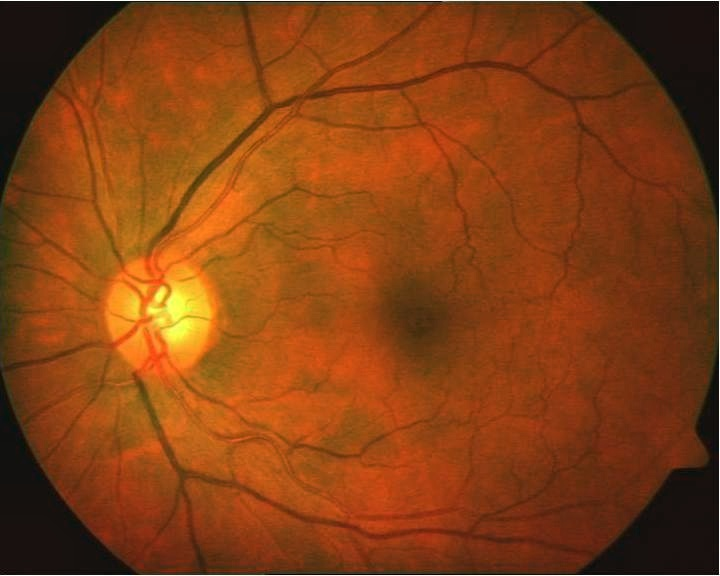
#> input picture 217.jpg, 720 x 576 px, given as the content of the folder /home/mac/Desktop/clahe, which was not available
$ python tot.py   (Python 2 division)   (older library calls are emulated)
#> lines starting #> are read from the running program, lines starting #| are printed output that depends on the picture; pictures that were not available may be replaced by others from this repository, and a replacement may not be noted
import numpy as np
import cv2 as cv
import cv2
import glob
images = [cv2.imread(file) for file in glob.glob("/home/mac/Desktop/clahe/*.jpg")]
#> images = 1 item
for i in range(0,15):
		img = images[i]
#> img is the input picture: shape (576, 720, 3); mean B, G, R 19.9, 64.5, 133.5
		Z = img.reshape((-1,3))
		# convert to np.float32
		Z = np.float32(Z)
		# define criteria, number of clusters(K) and apply kmeans()
		criteria = (cv.TERM_CRITERIA_EPS + cv.TERM_CRITERIA_MAX_ITER, 10, 1.0)
		K = 2
		ret,label,center=cv.kmeans(Z,K,None,criteria,10,cv.KMEANS_RANDOM_CENTERS)
#> ret = 804667535.7; center = [[22.18, 79.81, 165.6], [16.33, 40.65, 83.42]]
		# Now convert back into uint8, and make original image
		center = np.uint8(center)
#> center = [[22, 79, 165], [16, 40, 83]]
		res = center[label.flatten()]
		res2 = res.reshape((img.shape))
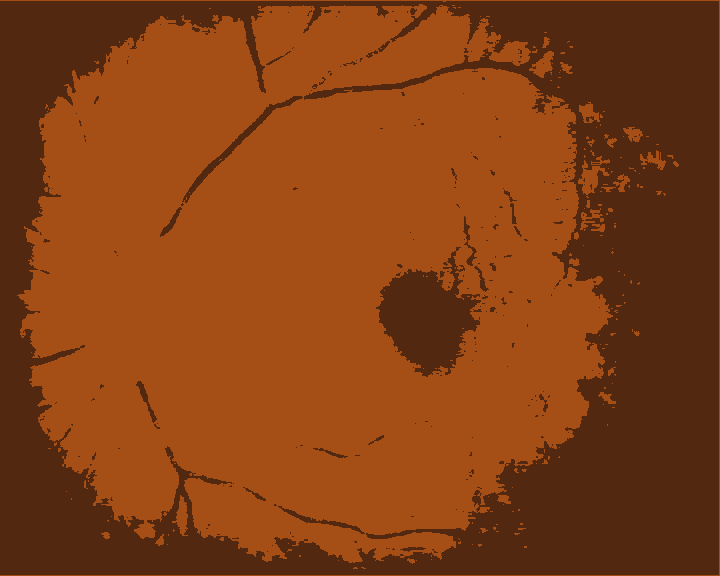
#> res2: shape (576, 720, 3); mean B, G, R 19.7, 63.7, 132.9
		cv.imshow('res2',res2)
		cv.imwrite('pol1.jpg',res2)


		dim=(250,250)
		source = cv2.imread("pol1.jpg",0)
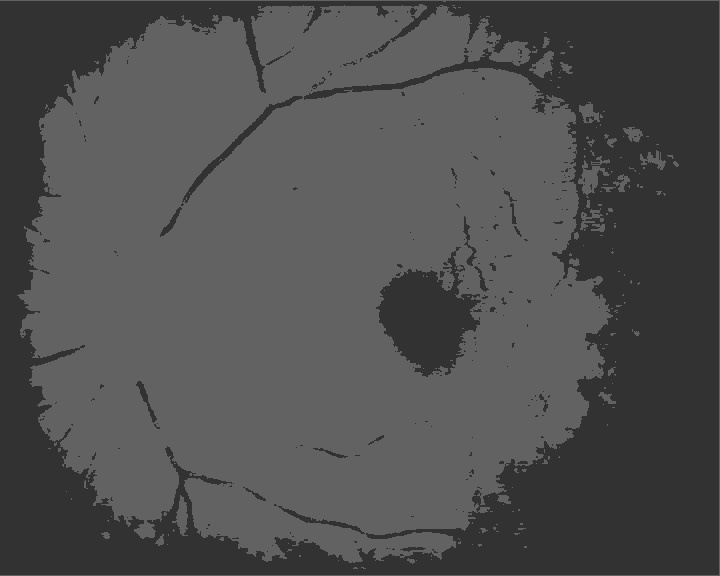
#> source: shape (576, 720); min 41, max 106, mean 79.2
		source=cv2.resize(source, dim, interpolation = cv2.INTER_AREA)
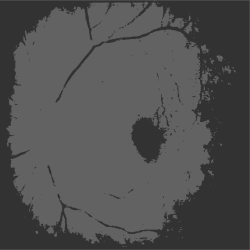
#> source: shape (250, 250); min 49, max 99, mean 79.2
		img64_float = source.astype(np.float64)
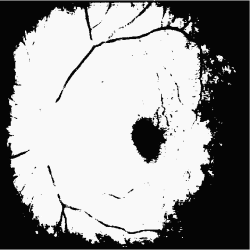
#> img64_float: shape (250, 250) float64; min 49, max 99, mean 79.2; drawn with min black and max white

		Mvalue = np.sqrt(((img64_float.shape[0]/2)**2.0)+((img64_float.shape[1]/2)**2.0))
#> Mvalue = 176.8


		ploar_image = cv2.linearPolar(img64_float,(img64_float.shape[0]/2, img64_float.shape[1]/2),Mvalue,cv2.WARP_FILL_OUTLIERS)
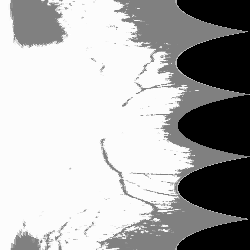
#> ploar_image: shape (250, 250) float64; min 0, max 99, mean 67.7; drawn with min black and max white
		#p2=cv2.LogPolar(img64_float, (img64_float.shape[0]/2, img64_float.shape[1]/2),(40,50) , Mvalue,cv2.INTER_LINEAR+cv2.WARP_FILL_OUTLIERS)
		cartisian_image = cv2.linearPolar(ploar_image, (img64_float.shape[0]/2, img64_float.shape[1]/2),Mvalue, cv2.WARP_INVERSE_MAP)
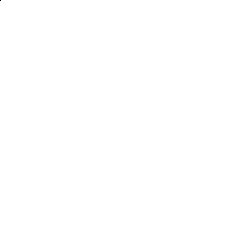
#> cartisian_image: shape (250, 250) float64; min -1.53e+304, max 99, mean -2.45e+299; drawn with min black and max white

		cartisian_image = cartisian_image/200
		ploar_image = ploar_image/255
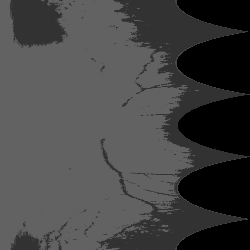
#> ploar_image: shape (250, 250) float64; min 0, max 0.388, mean 0.266

		ploar_image=cv2.resize(ploar_image, dim, interpolation = cv2.INTER_AREA)
		cv2.imwrite("ploarimg.jpg", ploar_image)
		pol=cv2.imread("ploarimg.jpg")
#> pol: shape (250, 250, 3); every value is 0
		blur = cv2.GaussianBlur(pol,(51,51),0)
		#cv2.imshow('blur',blur)
		edges = cv2.Canny(blur,3,0)

		'''
		lines = cv2.HoughLines(edges,1,np.pi/90,1)
		for rho,theta in lines[0]:
		    a = np.cos(theta)
		    b = np.sin(theta)
		    x0 = a*rho
		    y0 = b*rho
		    x1 = int(x0 + 1000*(-b))
		    y1 = int(y0 + 1000*(a))
		    x2 = int(x0 - 1000*(-b))
		    y2 = int(y0 - 1000*(a))

		    cv2.line(source,(x1,y1),(x2,y2),(255,255,255),2)
		'''
		cv2.imwrite('houghlines3.jpg',edges)
		cv2.imshow("polar transform of macular hole", ploar_image)
		cv2.imshow("edge", edges)
		imag=cv2.imread("217.jpg")
		cv2.imshow("orignal image", imag)
		cv2.imshow("macular hole", cartisian_image)
		#cv2.imshow("log-P",p2)
		cv2.waitKey(0)
		cv2.destroyAllWindows()


		count = 0
		centers=[]
		img = cv2.imread('houghlines3.jpg',0)
		img = np.array(img)
		#print(img.ndim)
		edges = img
		#plt.plot(1),plt.imshow(img,cmap = 'gray')
		#plt.show()
		edges = cv2.rotate(edges, cv2.ROTATE_90_CLOCKWISE)
		edges = cv2.resize(edges, (500,500))
#> edges: shape (500, 500); every value is 0
		#edges = edges[320:500, 0:500]
		#edges = cv2.resize(edges, (500,500))
		cv2.imwrite("star.jpg",edges)
		edges.astype(int)
		x=np.empty(edges.shape[0])
		y=np.empty(edges.shape[1])
		x.astype(int)
		y.astype(int)

		img = cv2.imread('star.jpg')
#> img: shape (500, 500, 3); every value is 0
		img_gray = cv2.cvtColor(img,cv2.COLOR_BGR2GRAY)
		ret,thresh = cv2.threshold(img_gray,127,255,0)
		image, contours, hierarchy = cv2.findContours(thresh,cv2.RETR_TREE,cv2.CHAIN_APPROX_SIMPLE)
#> contours = []

		for c in contours:
			# [4 lines of commented-out code are left out]
			cv2.drawContours(img, [c], -1, (0,255,0), 3)
			print("hi")
			M = cv2.moments(c)
			cX = int(M['m10'] /M['m00'])
			cY = int(M['m01'] /M['m00'])
			centers.append([cX,cY])
			print cX,cY
#> this loop made 0 passes
#> after the loop, centers = []
		if len(centers) >=0:
#> (the run stopped early here; a loop or call above may not have finished)
